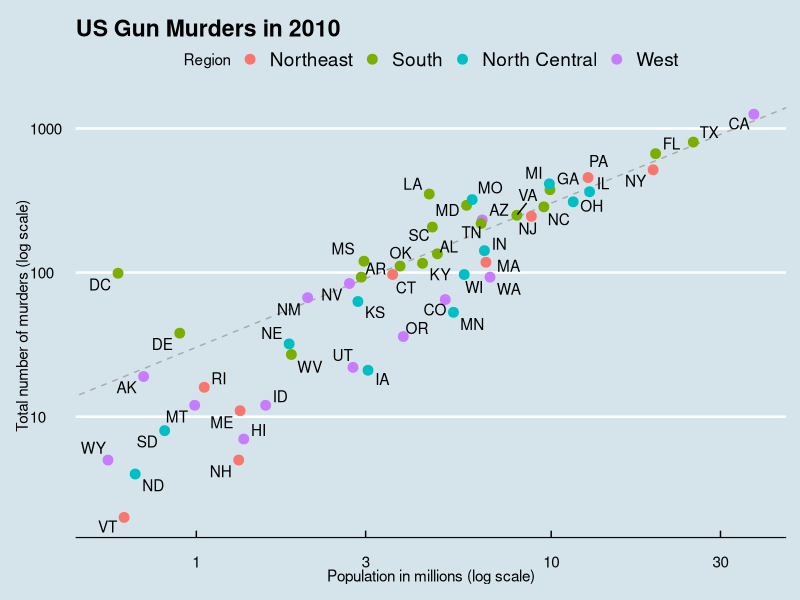
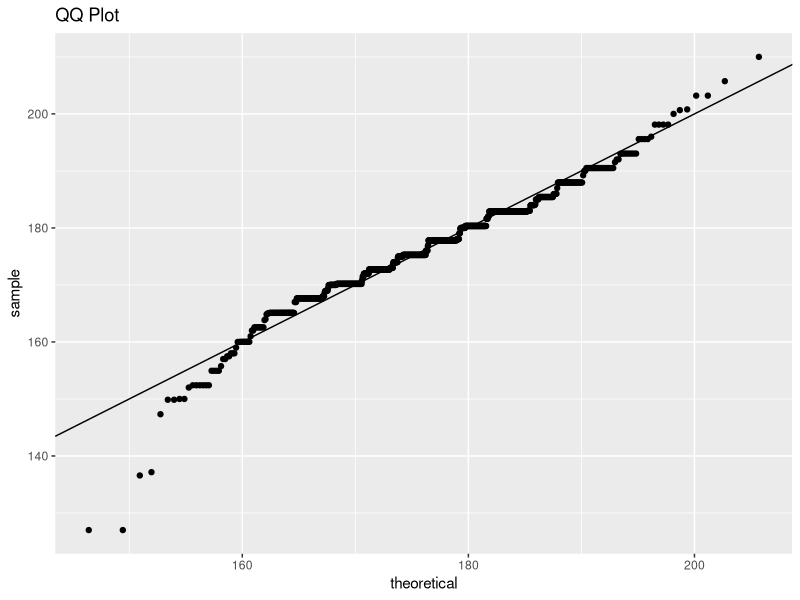
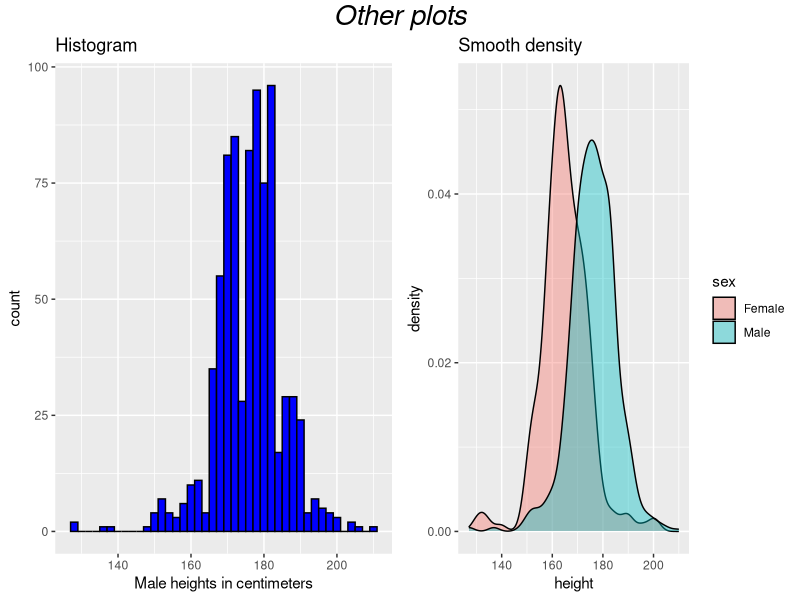

These figures' R source, in order:
#libraries
library(tidyverse)
library(ggrepel)
library(ggthemes)
library(dslabs)
#load data
data(murders)

#add rate to murders
murders %>% mutate(rate = total/population*100000)

#create the rate for abline
r <- murders %>%
    summarize(rate = sum(total) / sum(population) * 10^6) %>%
    pull(rate)
#inicialite the plot p
p <- murders %>% 
    ggplot(aes(population/10^6, total, label = abb)) + 
#add abline before point
    geom_abline(intercept = log10(r), lty = 2, color = "darkgrey") +
    geom_point(aes(col = region), size = 3) +
    geom_text_repel() + 
    scale_x_log10() + 
    scale_y_log10() + 
#labels and title
    xlab("Population in millions (log scale)") +
    ylab("Total number of murders (log scale)") +
    ggtitle("US Gun Murders in 2010") + 
#Change name of region leyend
    scale_color_discrete(name = "Region") +
#add theme
    theme_economist()

#print plot
p
#<---------------------------------------------------------->

#OTHER PLOTS

#load data
data(heights)

#convert to centimeters (as it should be)
heights <- heights %>% mutate(height = height*2.54)

#create plot
basep <- heights  %>% filter(sex=="Male") %>% ggplot(aes(x=height))
    
#histogram plot
hp <- basep +
  geom_histogram(binwidth = 2, fill = "blue", col = "black") + 
  xlab("Male heights in centimeters") + 
  ggtitle("Histogram")

#smooth density plot
dp <- heights %>% ggplot(aes(x=height, fill=sex)) + 
  geom_density(alpha=0.4) + 
  ggtitle("Smooth density")

#qq plot
params <- heights %>%
  filter(sex == "Male") %>%
  summarize(mean = mean(height), sd = sd(height))

qqp <- heights %>% filter(sex == "Male") %>%
  ggplot(aes(sample = height))

qqp <- qqp + geom_qq(dparams = params) +
  geom_abline() + 
  ggtitle("QQ Plot")

#print qqplot
qqp
#<------------------PRINT GROUP PLOTS------------------------------>
library(gridExtra)
library(grid)
grid.arrange(hp, dp, ncol = 2,
             top = textGrob("Other plots",gp=gpar(fontsize=20,font=3)))
